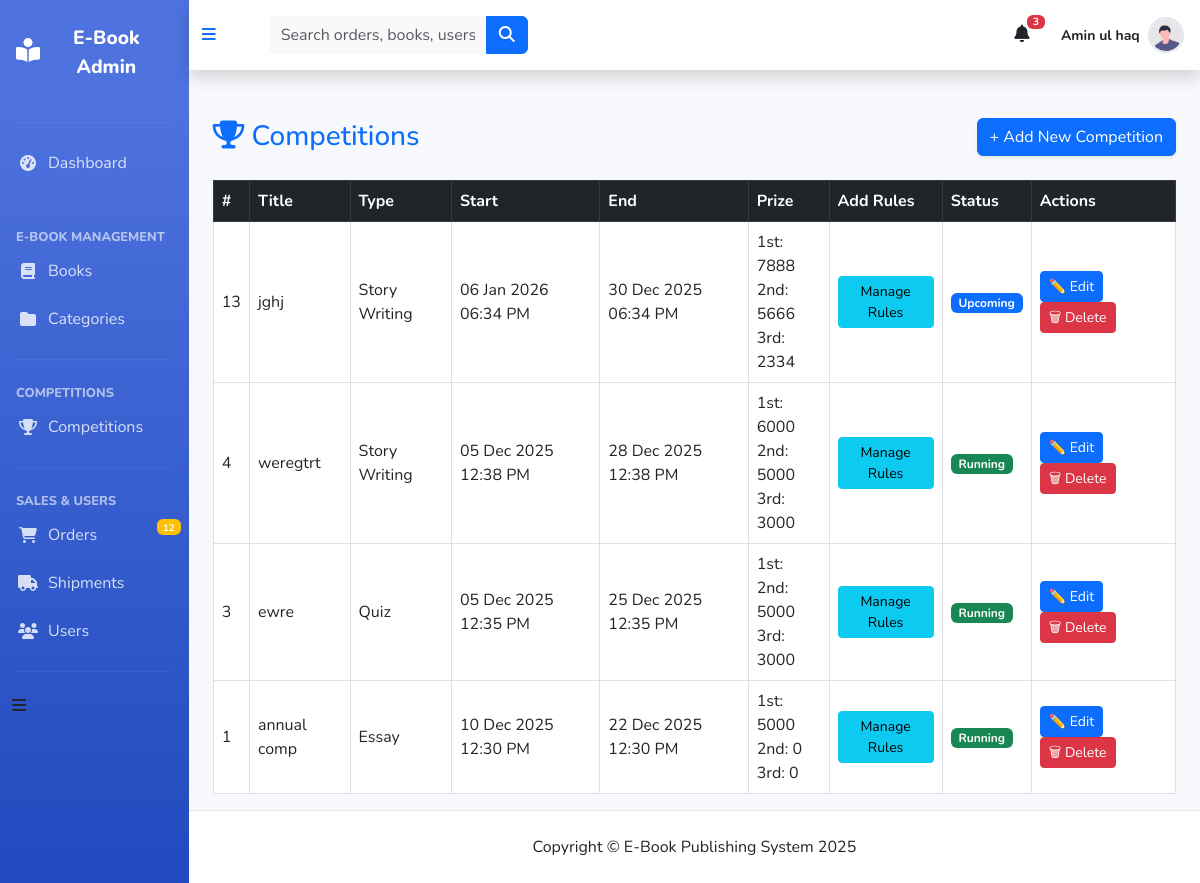
The app's page /admin_panel/competition_list.php (signed in), older data.
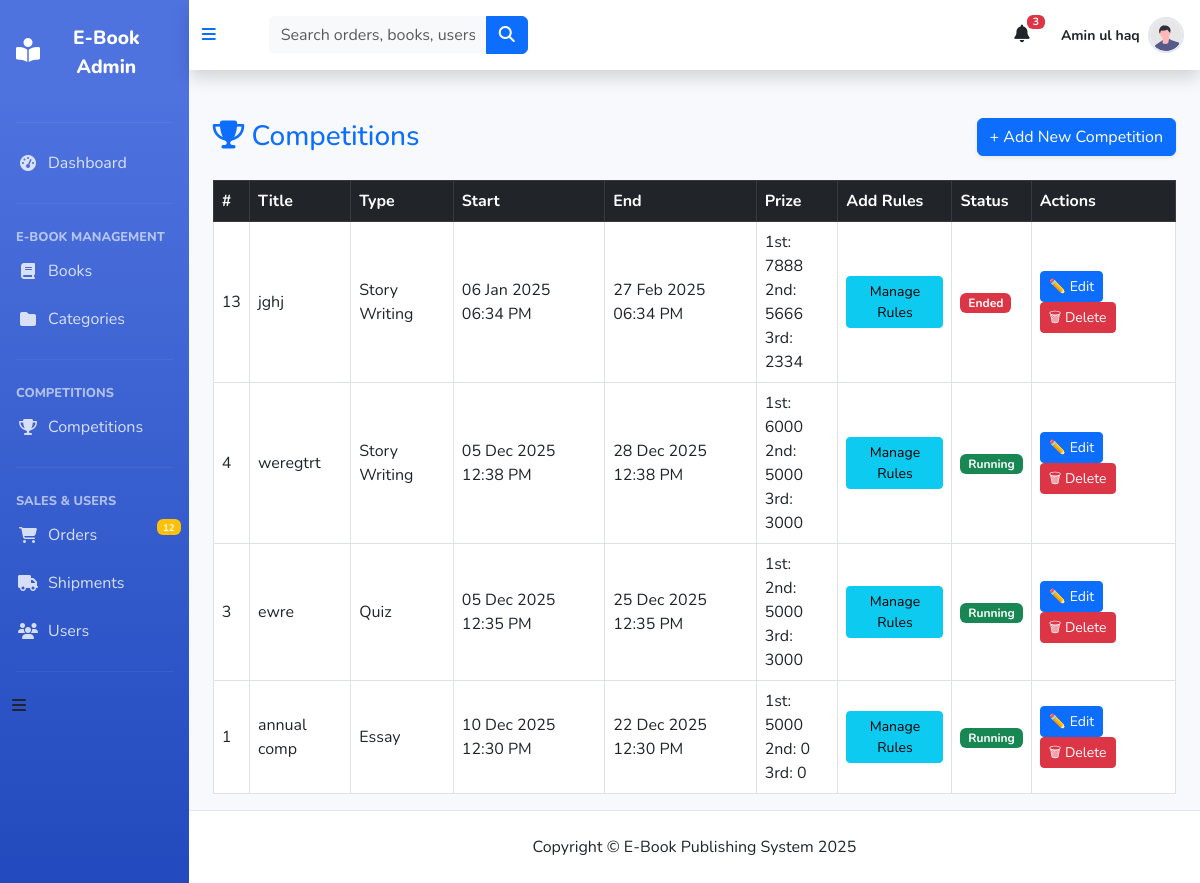
The same page, newer data.
### tables this page shows
CREATE TABLE `competitions` (
  `id` int(11) NOT NULL,
  `title` varchar(255) DEFAULT NULL,
  `type` varchar(100) NOT NULL,
  `start_datetime` datetime DEFAULT NULL,
  `end_datetime` datetime DEFAULT NULL,
  `description` text DEFAULT NULL,
  `image` varchar(255) DEFAULT NULL,
  `first_prize` varchar(255) DEFAULT NULL,
  `second_prize` varchar(100) DEFAULT NULL,
  `third_prize` varchar(100) DEFAULT NULL,
  `created_at` timestamp NOT NULL DEFAULT current_timestamp(),
  `max_participants` int(11) DEFAULT 100,
  `timer_duration` int(11) DEFAULT 0 COMMENT 'For essay: 3 hours in minutes (180)',
  `winner_user_id` int(11) DEFAULT NULL,
  `winner_announced_date` date DEFAULT NULL
);

### admin_panel/competition_list.php (the view, shortened to what this page needs)
<?php
include('includes/nav.php');
$sql = "SELECT * FROM competitions ORDER BY id DESC";
$res = mysqli_query($con, $sql);
?>
<div class="container-fluid pt-4 px-4">
    <div class="d-flex justify-content-between align-items-center mb-4">
        <h3 class="text-primary mb-0"><i class="fa fa-trophy"></i> Competitions</h3>
        <button class="btn btn-primary shadow-sm" data-toggle="modal" data-target="#addCompetitionModal">
            + Add New Competition
        </button>
    </div>
    <div class="table-responsive">
        <table class="table table-bordered table-hover align-middle">
            <thead class="table-dark">
                <tr>
                    <th>#</th>
                    <th>Title</th>
                    <th>Type</th>
                    <th>Start</th>
                    <th>End</th>
                    <th>Prize</th>
                    <th>Add Rules</th>
                    <th>Status</th>
                    <th width="15%">Actions</th>
                </tr>
            </thead>
            <tbody>
                <?php
                if(mysqli_num_rows($res) == 0){
                    echo "<tr><td colspan='7' class='text-center text-muted'>No competitions found.</td></tr>";
                } else {
                    while($row = mysqli_fetch_assoc($res)){
                        $now = date("Y-m-d H:i:s");
                        $start = $row['start_datetime'];
                        $end   = $row['end_datetime'];
                if ($now < $start) {
                    $status = "<span class='badge bg-primary'>Upcoming</span>";
                }
                elseif ($now >= $start && $now <= $end) {
                    $status = "<span class='badge bg-success'>Running</span>";
                }
                else {
                    $status = "<span class='badge bg-danger'>Ended</span>";
                }
                ?>
                <tr>
                    <td><?= $row['id'] ?></td>
                    <td><?= $row['title'] ?></td>
                    <td><?= $row['type'] ?></td>
                    <td><?= date("d M Y h:i A", strtotime($row['start_datetime'])) ?></td>
                    <td><?= date("d M Y h:i A", strtotime($row['end_datetime'])) ?></td>
                    <td>
                        1st: <?= $row['first_prize'] ?><br>
                        2nd: <?= $row['second_prize'] ?><br>
                        3rd: <?= $row['third_prize'] ?>
                    </td>
                    <td>
                        <a href="manage_rules.php?competition_id=<?= $row['id'] ?>" class="btn btn-sm btn-info">
                            Manage Rules
                        </a>
                    </td>
                    <td><?= $status ?></td>
                    <td>
                        <a href="#" class="btn btn-primary btn-sm editBtn" data-id="<?= $row['id']; ?>"
                            data-title="<?= $row['title']; ?>" data-type="<?= $row['type']; ?>"
                            data-start="<?= $row['start_datetime']; ?>" data-end="<?= $row['end_datetime']; ?>"
                            data-desc="<?= htmlspecialchars($row['description']); ?>"
                            data-first="<?= $row['first_prize']; ?>" data-second="<?= $row['second_prize']; ?>"
                            data-third="<?= $row['third_prize']; ?>" data-bs-toggle="modal"
                            data-bs-target="#editCompetitionModal">
                            ✏️ Edit
                        </a>
                        <a href="delete_competition.php?id=<?= $row['id'] ?>" class="btn btn-sm btn-danger"
                            onclick="return confirm('Delete this competition?')">🗑 Delete</a>
                    </td>
                </tr>
                <?php }} ?>
            </tbody>
        </table>
    </div>
</div>
<?php include('includes/footer.php'); ?>

Row changes from the older to the newer data that the page shows:
changed competitions "jghj": start_datetime "06 Jan 2026 06:34 PM" → "06 Jan 2025 06:34 PM"; end_datetime "30 Dec 2025 06:34 PM" → "27 Feb 2025 06:34 PM"; start_datetime "Upcoming" → "Ended"
